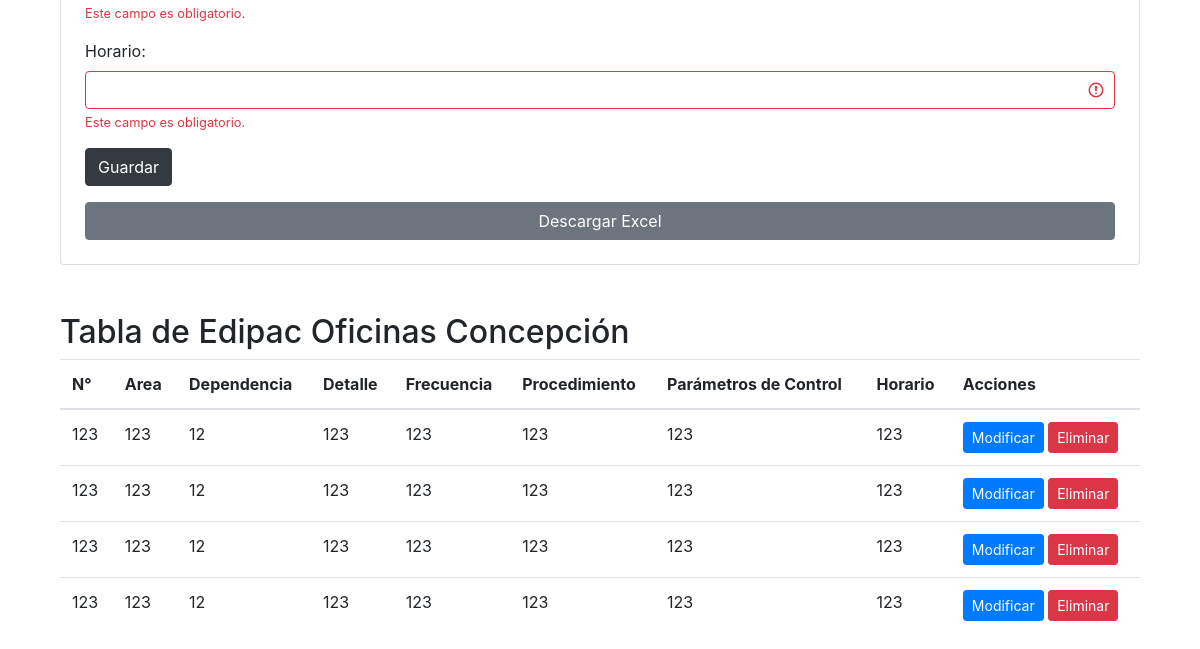
Page /oficoncepcion/ (lower part) on the earlier database version.
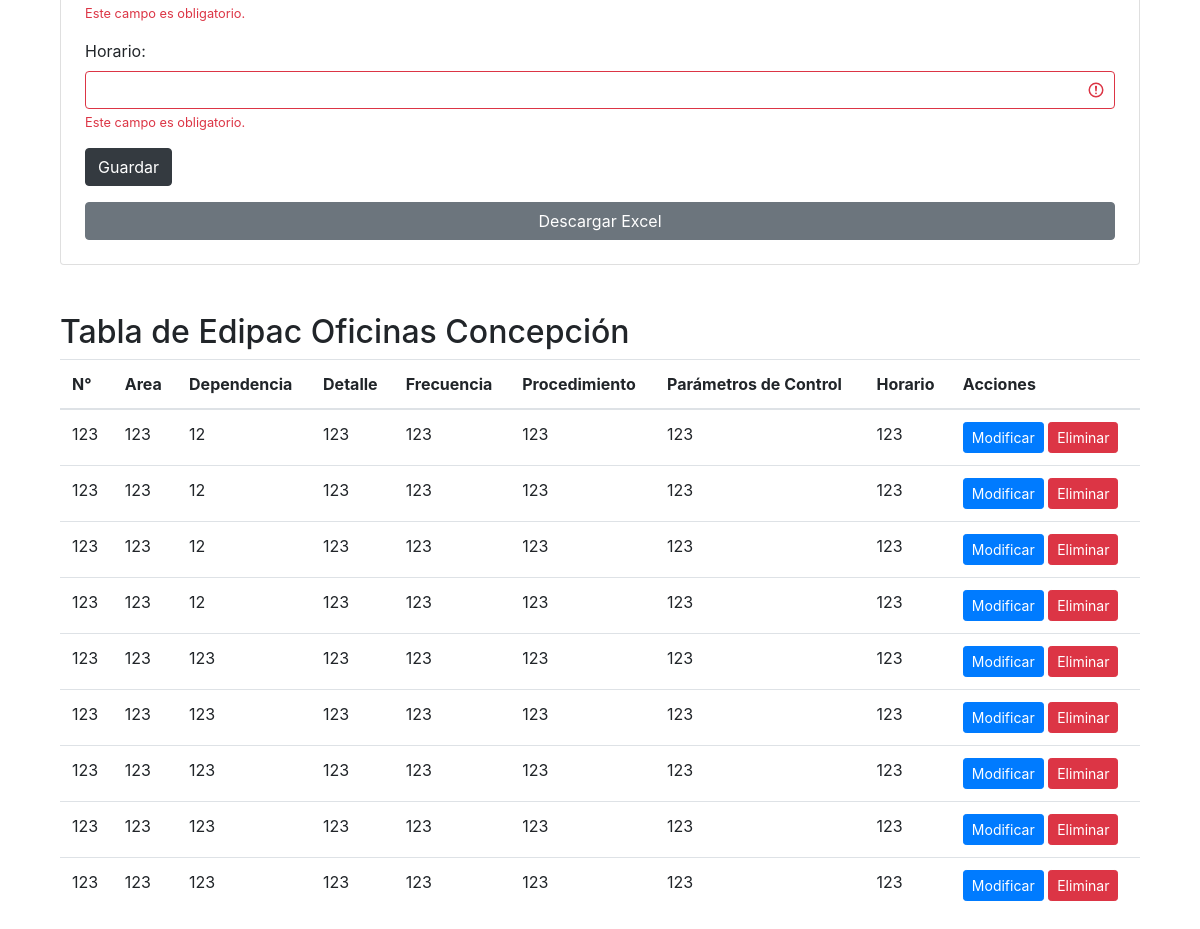
Same page on the later database version.
### catalog/models.py (models this page shows, shortened)
class OfiConcepcion(models.Model):
    numero = models.IntegerField()
    area = models.CharField(max_length=100, default='')
    dependencia = models.CharField(max_length=100)
    detalle = models.TextField()
    frecuencia = models.CharField(max_length=100)
    procedimientos = models.TextField()
    parametro_control = models.CharField(max_length=100)
    horario = models.CharField(max_length=100)
    class Meta:
        db_table = 'oficoncepcion'

### catalog/views.py (the view)
# urls.py: path('oficoncepcion/', views.oficoncepcion, name='oficoncepcion'),
def oficoncepcion(request):
    if request.method == 'POST':
        form = OfiConcepcionForm(request.POST, request.FILES)
        if form.is_valid():
            form.save()
            messages.success(request, 'Datos ingresados correctamente')
            return redirect('oficoncepcion')
        else:
            messages.error(request, 'Error al ingresar los datos. Por favor, revise los datos ingresados.')
    else:
        form = OfiConcepcionForm()
    oficoncepcion = OfiConcepcion.objects.all()
    return render(request, 'Instalaciones/Biopackaging/Edipac/OficinasConcepcion.html', {'form': form, 'oficoncepcion': oficoncepcion})

### catalog/forms.py
class OfiConcepcionForm(forms.ModelForm):
    class Meta:
        model = OfiConcepcion
        fields = '__all__'

### Templates/Instalaciones/Biopackaging/Edipac/OficinasConcepcion.html (shortened to what this page needs)
{% extends 'base.html' %}
{% block content %}
<div class="container">
    <div class="card p-4">
        <form method="post">
            <div class="form-group">
                <div class="invalid-feedback">Este campo es obligatorio.</div>
            </div>
            <div class="form-group">
                <label for="horario">Horario:</label>
                <input type="text" class="form-control is-invalid" id="horario" name="horario">
                <div class="invalid-feedback">Este campo es obligatorio.</div>
            </div>
            <button type="submit" class="btn btn-dark">Guardar</button>
        </form>
        <a href="{% url 'descargar_excel' %}" class="btn btn-secondary mt-3">Descargar Excel</a>
    </div>
</div>
<div class="container mt-5">
    <h2>Tabla de Edipac Oficinas Concepción</h2>
    <table class="table">
        <thead>
            <tr>
                <th scope="col">N°</th>
                <th scope="col">Area</th>
                <th scope="col">Dependencia</th>
                <th scope="col">Detalle</th>
                <th scope="col">Frecuencia</th>
                <th scope="col">Procedimiento</th>
                <th scope="col">Parámetros de Control</th>
                <th scope="col">Horario</th>
                <th scope="col">Acciones</th>
            </tr>
        </thead>
        <tbody>
            {% for dato in oficoncepcion %}
            <tr>
                <td>{{ dato.numero }}</td>
                <td>{{ dato.area}}</td>
                <td>{{ dato.dependencia }}</td>
                <td>{{ dato.detalle }}</td>
                <td>{{ dato.frecuencia }}</td>
                <td>{{ dato.procedimientos }}</td>
                <td>{{ dato.parametro_control }}</td>
                <td>{{ dato.horario }}</td>
                <td>
                    <button class="btn btn-primary btn-sm" onclick="window.location.href=''">Modificar</button>
                    <form method="post" action="{% url 'eliminar_dato' dato.id %}" style="display: inline;">
                        <button type="submit" class="btn btn-danger btn-sm" onclick="return confirm('¿Estás seguro de que deseas eliminar este dato?')">Eliminar</button>
                    </form>
                </td>
            </tr>
            {% endfor %}
        </tbody>
    </table>
</div>
<link rel="stylesheet" href="https://maxcdn.bootstrapcdn.com/bootstrap/4.5.2/css/bootstrap.min.css">
{% endblock %}

### Templates/base.html (shortened to what this page needs)
<!DOCTYPE html>
<html lang="en">
<head>
    <link rel="stylesheet" href="https://code.getmdl.io/1.3.0/material.cyan-light_blue.min.css">
    <link rel="stylesheet" href="/static/styles.css">
</head>
<body>
    <div class="demo-layout mdl-layout mdl-js-layout mdl-layout--fixed-drawer mdl-layout--fixed-header">
    <div class="container full-height">
        {% block content %}
        {% endblock %}
    </div>
</body>
</html>

### static/styles.css (style rules this page uses)
html, body { font-family: 'Roboto', 'Helvetica', sans-serif; }
.full-height { min-height: calc(100dvh - 64px); }

Differences in the rows shown:
added OfiConcepcion: numero "123", area "123", dependencia "123", detalle "123", frecuencia "123", procedimientos "123", parametro_control "123", horario "123"
added OfiConcepcion: numero "123", area "123", dependencia "123", detalle "123", frecuencia "123", procedimientos "123", parametro_control "123", horario "123"
added OfiConcepcion: numero "123", area "123", dependencia "123", detalle "123", frecuencia "123", procedimientos "123", parametro_control "123", horario "123"
added OfiConcepcion: numero "123", area "123", dependencia "123", detalle "123", frecuencia "123", procedimientos "123", parametro_control "123", horario "123"
added OfiConcepcion: numero "123", area "123", dependencia "123", detalle "123", frecuencia "123", procedimientos "123", parametro_control "123", horario "123"
